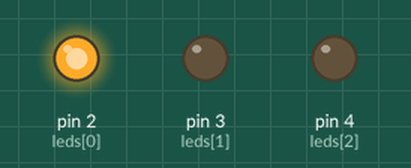
Recording of a sketch running on a simulated Arduino Uno, built with avr-gcc and run on an emulated ATmega328P. Shown: output pins drawn as LEDs (lit = HIGH).

Above: at 0.15 s.
At 1.35 s:
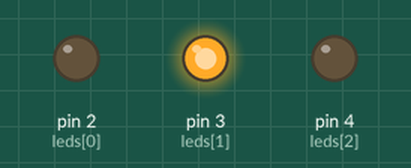
At 2.55 s:
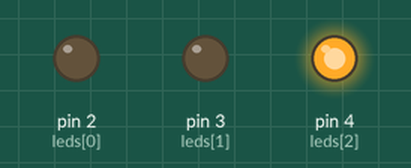
Timing chart, 0 to 3.0 s (numbered marks = the images above):
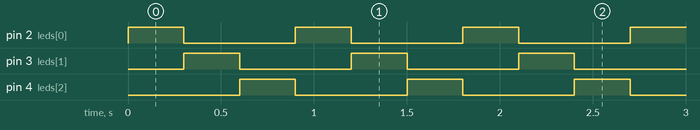

Measured:
- by itself, pin 2 (leds[0]), pin 3 (leds[1]), pin 4 (leds[2]): alternates HIGH for 0.30 s and LOW for 0.60 s
- by itself, everything shown: repeats every 0.90 s, in 4 steps

The sketch:

harjoitus_2_1.ino
```cpp
// Global variables
int time = 300;
int leds[3] = {2,3,4};

void setup()
{
  // initialized pins with a list of pins
  for (int i = 0; i < 3; i++)
  {
    pinMode(leds[i], OUTPUT);
  }
}

void loop()
{
  // blinks led's based on led list & duration params
  for (int i = 0; i < 3; i++) {
  	blinkLed(leds[i], time);
  }
}

// Blinks a led for a given time in ms
void blinkLed(int led, int time)
{
  digitalWrite(led, HIGH);
  delay(time);
  digitalWrite(led, LOW);
}
```
